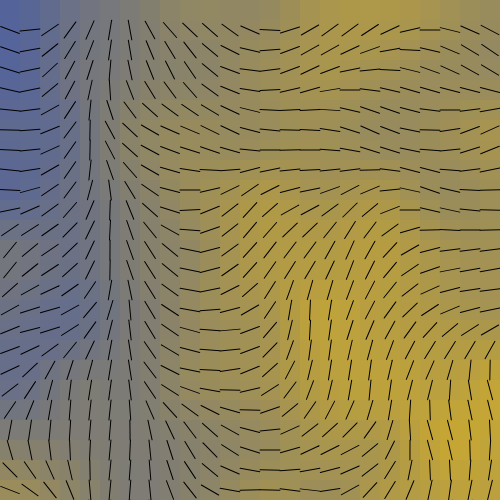
Frame 1 (no input)
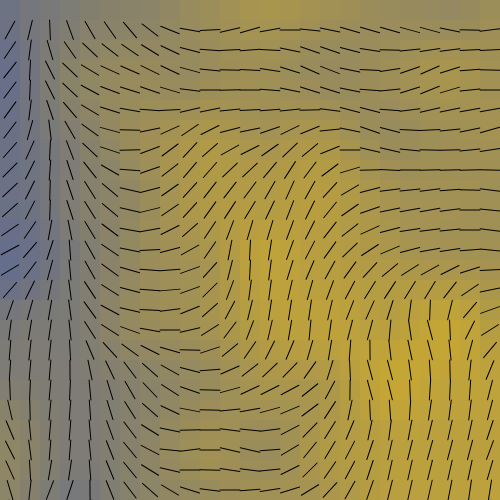
Frame 60 (no input)
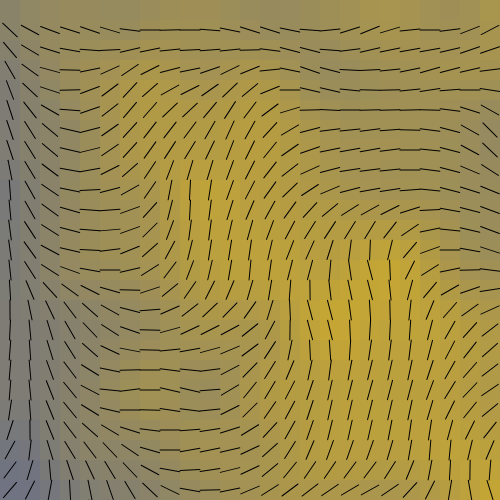
Frame 120 (the mouse pressed at the canvas centre since frame 60)

The p5.js sketch that drew these frames (run headless with seeded random() and noise() and a simulated clock; from frame 60 on, the mouse is pressed at the canvas centre):

// p5.js sketch
// ── sketch.js
var stepSize = 20;

function setup() {
    createCanvas(500, 500);
}
///////////////////////////////////////////////////////////////////////
function draw() {
    background(125);
    
    colorGrid();
    compassGrid();

    //make rotation speed dependent on mouseX 
    //var s = map(mouseX,0,width,10,0);
}

///////////////////////////////////////////////////////////////////////
function colorGrid(){
    // your code here
    noStroke(0);
    let yellow = color(255, 200, 0);
    let blue = color(0, 50, 230);  
    for(var x=0;x<25;x++){
        for(var y=0;y<25;y++){
            var xPos = x*stepSize;
            var yPos = y*stepSize;
            var scale = 0.002;
            var tX = (xPos+frameCount)*scale;
            var tY = (yPos+frameCount)*scale;
            var t = noise(tX,tY);
            var c = lerpColor(yellow,blue,t);
            fill(c);
            rect(xPos,yPos,stepSize,stepSize)
        }
    }
}
///////////////////////////////////////////////////////////////////////
function compassGrid(){
    // your code here
    for(var x=1;x<=25;x++){
        for(var y=1;y<=25;y++){
            stroke(0);
            push();
            translate(x*stepSize-stepSize/2,y*stepSize+stepSize/2);
            var xPos = x*stepSize;
            var yPos = y*stepSize;
            var scale = 0.002;
            var tX = (xPos+frameCount)*scale;
            var tY = (yPos+frameCount)*scale;
            var t = noise(tX,tY);
            var c = map(t,0,1,0,720);
            rotate(radians(c));
            line(0,stepSize/2,0,-stepSize/2);
            //ellipse(0,0,10,10);

            pop();
        }
    }
}
